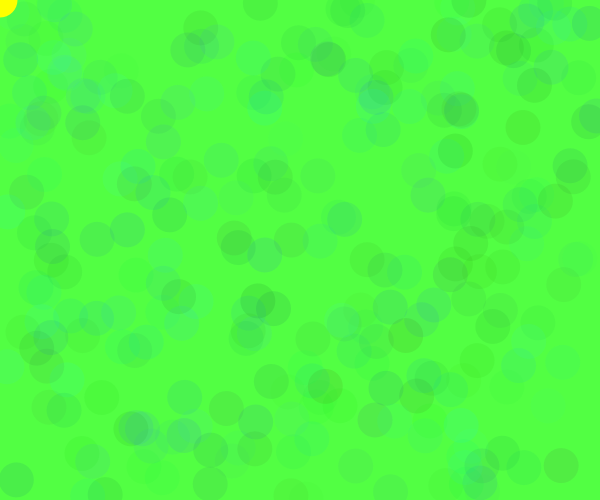
Frame 1 (no input)
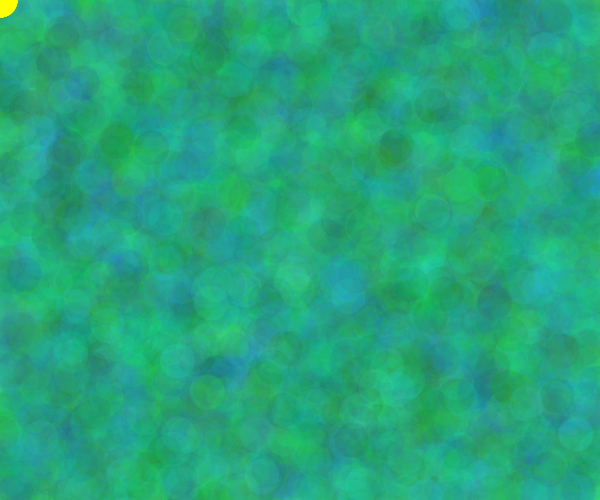
Frame 60 (the mouse pressed at the canvas centre just before this capture)
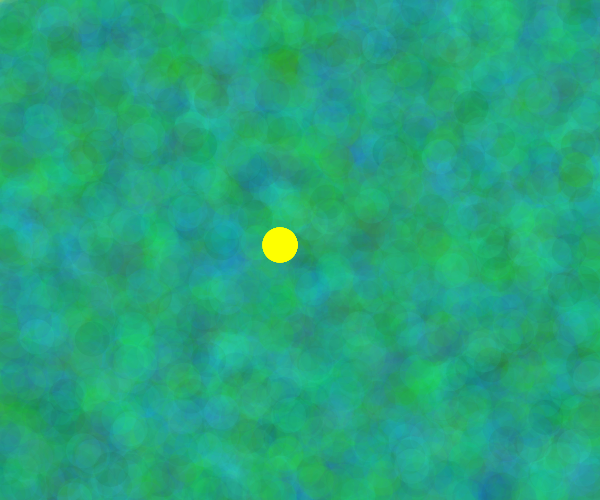
Frame 120 (the mouse held since frame 60 and released just before this capture)

The Processing sketch that drew these frames (run headless with seeded random() and noise(); from frame 60 on, the mouse is pressed at the canvas centre):

// Processing sketch: processing_40355
// ── processing_40355.pde

int circlesize;

void setup() {
  background(#52FF43);
  size(600, 500);
  circlesize = 35;
  smooth();
  noStroke();
}


void draw() 
{
  for (int y=0; y<height+15; y+=circlesize) {
    for (int x=0; x<width+15; x+=circlesize) {
      fill(random(0, 74), random(74, 255), random(255), 25);
      ellipse(random(600), random(500), circlesize, circlesize);
    }
  }
    int specialX = mouseX - (mouseX % circlesize);
    int specialY = mouseY - (mouseY % circlesize);
  
  fill(#FEFF00);
  ellipse(specialX, specialY, circlesize, circlesize);
  if (circlesize==10)
  {
   circlesize= 20;
  }
}

void keyPressed()
{
 if (key == 'w' || key =='w')
{
  circlesize++;
} 
if (key == 's' || key =='s')
{
  circlesize--;
} 

}
